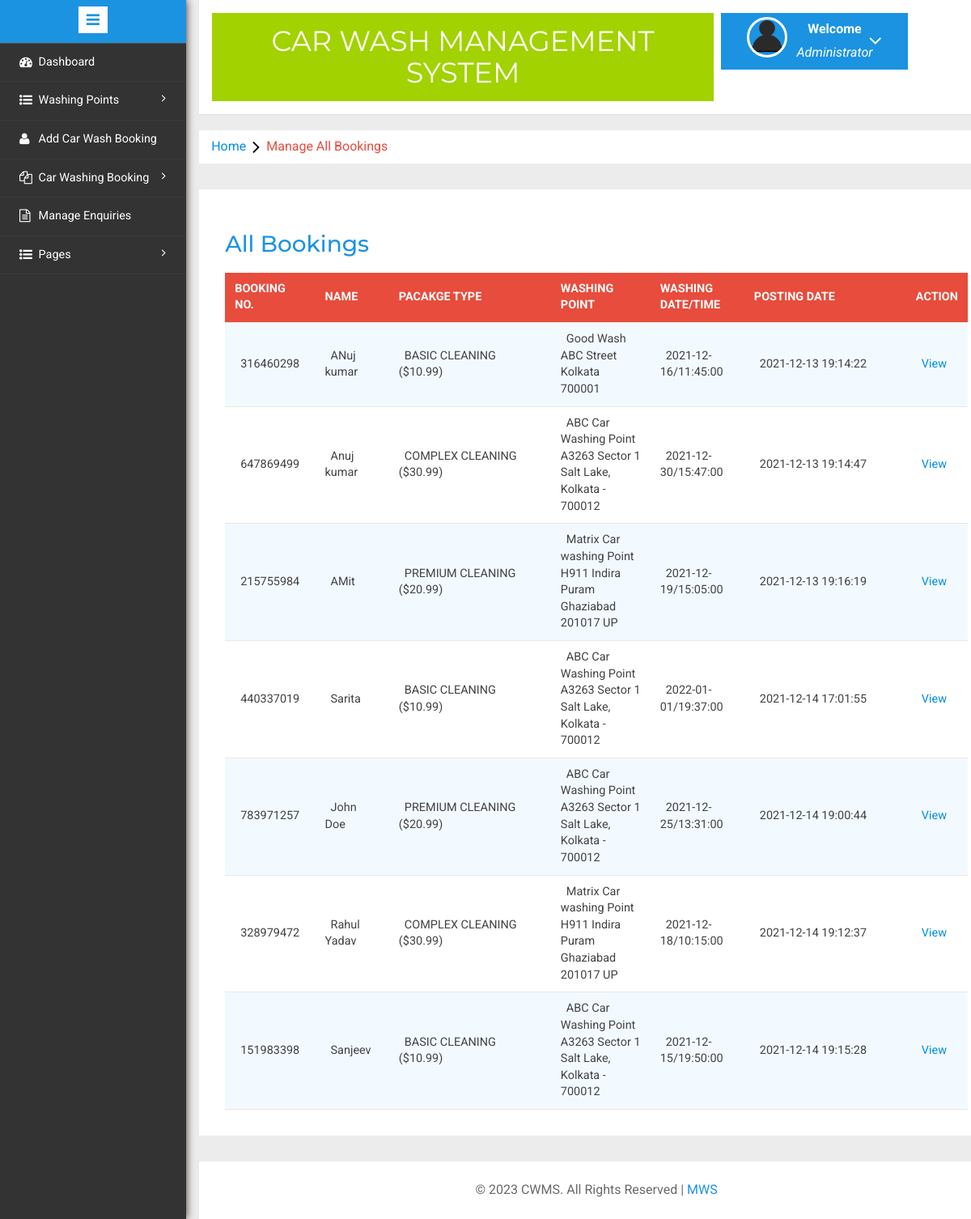
The app's page /admin/all-bookings.php (signed in) with its own data.
### tables this page shows
CREATE TABLE `tblcarwashbooking` (
  `id` int(11) NOT NULL,
  `bookingId` bigint(10) DEFAULT NULL,
  `packageType` varchar(120) DEFAULT NULL,
  `carWashPoint` int(11) DEFAULT NULL,
  `fullName` varchar(150) DEFAULT NULL,
  `mobileNumber` bigint(12) DEFAULT NULL,
  `washDate` date DEFAULT NULL,
  `washTime` time DEFAULT NULL,
  `message` mediumtext DEFAULT NULL,
  `status` varchar(120) DEFAULT NULL,
  `adminRemark` mediumtext DEFAULT NULL,
  `paymentMode` varchar(120) DEFAULT NULL,
  `txnNumber` varchar(120) DEFAULT NULL,
  `postingDate` timestamp NULL DEFAULT current_timestamp(),
  `lastUpdationDate` timestamp NULL DEFAULT NULL ON UPDATE current_timestamp()
);

CREATE TABLE `tblwashingpoints` (
  `id` int(11) NOT NULL,
  `washingPointName` varchar(255) DEFAULT NULL,
  `washingPointAddress` varchar(255) DEFAULT NULL,
  `contactNumber` bigint(20) DEFAULT NULL,
  `creationDate` timestamp NOT NULL DEFAULT current_timestamp()
);

### admin/all-bookings.php (the view, shortened to what this page needs)
<?php
include('includes/config.php');
if(strlen($_SESSION['alogin'])==0)
	{
header('location:index.php');
}
else{
	?>
<!DOCTYPE HTML>
<html>
<head>
<link href="css/bootstrap.min.css" rel='stylesheet' type='text/css' />
<link href="css/style.css" rel='stylesheet' type='text/css' />
<link rel="stylesheet" href="css/morris.css" type="text/css"/>
<link href="css/font-awesome.css" rel="stylesheet">
<link rel="stylesheet" type="text/css" href="css/table-style.css" />
<link rel="stylesheet" type="text/css" href="css/basictable.css" />
<link rel="stylesheet" href="css/icon-font.min.css" type='text/css' />
</head>
<body>
   <div class="page-container">
<div class="left-content">
	   <div class="mother-grid-inner">
				<?php include('includes/header.php');?>
				</div>
<ol class="breadcrumb">
                <li class="breadcrumb-item"><a href="dashboard.php">Home</a><i class="fa fa-angle-right"></i>Manage All Bookings</li>
            </ol>
<div class="agile-grids">
				<div class="agile-tables">
					<div class="w3l-table-info">
					  <h2>All Bookings</h2>
					    <table id="table">
						<thead>
						  <tr>
						  <th>Booking No.</th>
							<th>Name</th>
							<th width="200">Pacakge Type</th>
							<th>Washing Point </th>
							<th>Washing Date/Time </th>
							<th width="200">Posting date </th>
							<th>Action </th>
						  </tr>
						</thead>
						<tbody>
<?php $sql = "SELECT *,tblcarwashbooking.id as bid from tblcarwashbooking
join tblwashingpoints on tblwashingpoints.id=tblcarwashbooking.carWashPoint";
$query = $dbh -> prepare($sql);
$query->execute();
$results=$query->fetchAll(PDO::FETCH_OBJ);
if($query->rowCount() > 0)
{
foreach($results as $result)
{				?>
						  <tr>
							<td><?php echo htmlentities($result->bookingId);?></td>
							<td><?php echo htmlentities($result->fullName);?></td>
								<td width="50">
								<?php $ptype=$result->packageType;
if($ptype==1): echo "BASIC CLEANING ($10.99)";endif;
if($ptype==2): echo "PREMIUM CLEANING ($20.99)";endif;
if($ptype==3): echo "COMPLEX CLEANING ($30.99)";endif;
							?></td>
							<td><?php echo htmlentities($result->washingPointName	);?><br />
								<?php echo htmlentities($result->washingPointAddress);?></td>
							<td><?php echo htmlentities($result->washDate."/".$result->washTime);?></td>
								<td><?php echo htmlentities($result->postingDate);?></td>
<td><a href="booking-details.php?bid=<?php echo htmlentities($result->bid);?>&&bookingid=<?php echo htmlentities($result->bookingId);?>">View</a>
</td>
<?php } ?>
</tr>
						 <?php } else { ?>
						 	<tr>
						 		<td colspan="6" style="color:red;">No Record found</td>
						 	</tr>
						 <?php } ?>
						</tbody>
					  </table>
					</div>
			</div>
<?php include('includes/footer.php');?>
</div>
</div>
						<?php include('includes/sidebarmenu.php');?>
							</div>
</body>
</html>
<?php } ?>

### admin/includes/header.php (shortened to what this page needs)
<div class="header-main">
					<div class="logo-w3-agile">
								<h1><a href="dashboard.php">Car Wash Management System</a></h1>
							</div>
						<div class="profile_details w3l">
								<ul>
									<li class="dropdown profile_details_drop">
										<a href="#" class="dropdown-toggle" data-toggle="dropdown" aria-expanded="false">
											<div class="profile_img">
												<span class="prfil-img"><img src="images/User-icon.png" alt=""> </span>
												<div class="user-name">
													<p>Welcome</p>
													<span>Administrator</span>
												</div>
												<i class="fa fa-angle-down"></i>
												<div class="clearfix"></div>
											</div>
										</a>
									</li>
								</ul>
							</div>
				</div>

### admin/includes/footer.php
<div class="copyrights">
	 <p>© <?php echo date('Y');?> CWMS. All Rights Reserved |  <a href="#">MWS</a> </p>
</div>

### admin/includes/sidebarmenu.php (shortened to what this page needs)
<div class="sidebar-menu">
					<header class="logo1">
						<a href="#" class="sidebar-icon"> <span class="fa fa-bars"></span> </a>
					</header>
                           <div class="menu">
									<ul id="menu" >
										<li><a href="dashboard.php"><i class="fa fa-tachometer"></i> <span>Dashboard</span><div class="clearfix"></div></a></li>
									 <li id="menu-academico" ><a href="#"><i class="fa fa-list-ul" aria-hidden="true"></i><span>Washing Points</span> <span class="fa fa-angle-right" style="float: right"></span><div class="clearfix"></div></a>
										</li>
	<li><a href="add-booking.php"><i class="fa fa-user" aria-hidden="true"></i>  <span>Add Car Wash Booking</span><div class="clearfix"></div></a></li>
		 <li id="menu-academico" ><a href="#"><i class="fa fa-files-o" aria-hidden="true"></i><span>Car Washing Booking</span> <span class="fa fa-angle-right" style="float: right"></span><div class="clearfix"></div></a>
										</li>
									<li><a href="manage-enquires.php"><i class="fa fa-file-text-o" aria-hidden="true"></i>  <span>Manage Enquiries</span><div class="clearfix"></div></a></li>
		 <li id="menu-academico" ><a href="#"><i class="fa fa-list-ul" aria-hidden="true"></i><span>Pages</span> <span class="fa fa-angle-right" style="float: right"></span><div class="clearfix"></div></a>
										</li>
								  </ul>
								</div>
							  </div>

### admin/css/table-style.css (style rules this page uses)
table { background: white; border-collapse: collapse; margin: 1.25em 0 0; width: 100%; }
table tr, table th, table td { border: none; border-bottom: 1px solid #e8e8e8; font-size: .95em; }
table th, table td { padding: 10px 12px; text-align: left; }
table th { background: #e74c3c; color: #fff; text-transform: uppercase; }
table tr td { background: #f3faff; color: #424242; }
table tr:nth-of-type(2n+2) td { background: #ffffff; }
table { width: 100%; }

### records on screen
tblcarwashbooking: bookingId "316460298", fullName "ANuj kumar", packageType "BASIC CLEANING ($10.99)", carWashPoint.washingPointName "Good Wash", carWashPoint.washingPointAddress "ABC Street Kolkata 700001", washDate+washTime "2021-12-16/11:45:00", postingDate "2021-12-13 19:14:22"
tblcarwashbooking: bookingId "647869499", fullName "Anuj kumar", packageType "COMPLEX CLEANING ($30.99)", carWashPoint.washingPointName "ABC Car Washing Point", carWashPoint.washingPointAddress "A3263 Sector 1 Salt Lake, Kolkata - 700012", washDate+washTime "2021-12-30/15:47:00", postingDate "2021-12-13 19:14:47"
tblcarwashbooking: bookingId "215755984", fullName "AMit", packageType "PREMIUM CLEANING ($20.99)", carWashPoint.washingPointName "Matrix Car washing Point", carWashPoint.washingPointAddress "H911 Indira Puram Ghaziabad 201017 UP", washDate+washTime "2021-12-19/15:05:00", postingDate "2021-12-13 19:16:19"
tblcarwashbooking: bookingId "440337019", fullName "Sarita", packageType "BASIC CLEANING ($10.99)", carWashPoint.washingPointName "ABC Car Washing Point", carWashPoint.washingPointAddress "A3263 Sector 1 Salt Lake, Kolkata - 700012", washDate+washTime "2022-01-01/19:37:00", postingDate "2021-12-14 17:01:55"
tblcarwashbooking: bookingId "783971257", fullName "John Doe", packageType "PREMIUM CLEANING ($20.99)", carWashPoint.washingPointName "ABC Car Washing Point", carWashPoint.washingPointAddress "A3263 Sector 1 Salt Lake, Kolkata - 700012", washDate+washTime "2021-12-25/13:31:00", postingDate "2021-12-14 19:00:44"
tblcarwashbooking: bookingId "328979472", fullName "Rahul Yadav", packageType "COMPLEX CLEANING ($30.99)", carWashPoint.washingPointName "Matrix Car washing Point", carWashPoint.washingPointAddress "H911 Indira Puram Ghaziabad 201017 UP", washDate+washTime "2021-12-18/10:15:00", postingDate "2021-12-14 19:12:37"
tblcarwashbooking: bookingId "151983398", fullName "Sanjeev", packageType "BASIC CLEANING ($10.99)", carWashPoint.washingPointName "ABC Car Washing Point", carWashPoint.washingPointAddress "A3263 Sector 1 Salt Lake, Kolkata - 700012", washDate+washTime "2021-12-15/19:50:00", postingDate "2021-12-14 19:15:28"
